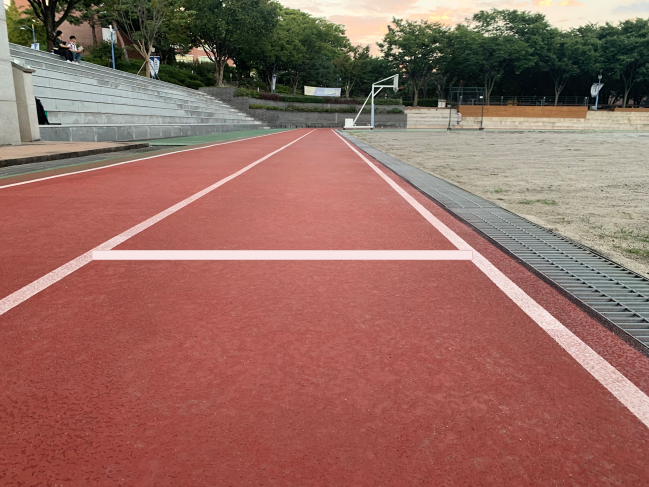
#> input picture image/stop_line_1.png, 1298 x 973 px (shown at 1/2 size)
$ python interestRegion.py
#> lines starting #> are read from the running program, lines starting #| are printed output that depends on the picture; after the words box and inside, x2 and y2 are one past the last pixel; in counts of white or black regions, pixels touching at a corner belong together
# [30 lines of commented-out code are left out]
import cv2
import numpy as np
import matplotlib.pyplot as plt

def canny(image):
    gray = cv2.cvtColor(image, cv2.COLOR_RGB2GRAY) # 3 Channel -> 1 Channel
    blur = cv2.GaussianBlur(gray, (5, 5), 0)
    canny = cv2.Canny(blur, 50, 200)
    return canny

image = cv2.imread('../image/stop_line_1.png', 1)
#> image is the input picture: shape (973, 1298, 3); mean B, G, R 96.9, 106.8, 149.8
image = cv2.resize(image, dsize=(640, 480), interpolation=cv2.INTER_AREA)
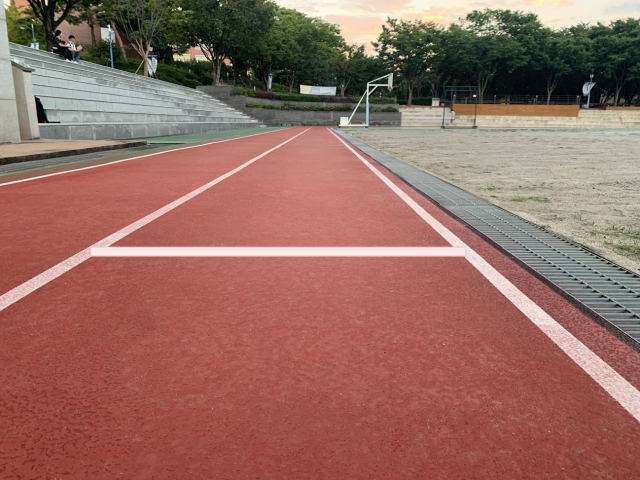
#> image: shape (480, 640, 3); mean B, G, R 96.9, 106.8, 149.8

lane_image = np.copy(image)
canny = canny(lane_image)
#> in canny, `gray = cv2.cvtColor(image, cv2.COLOR_RGB2GRAY)`:
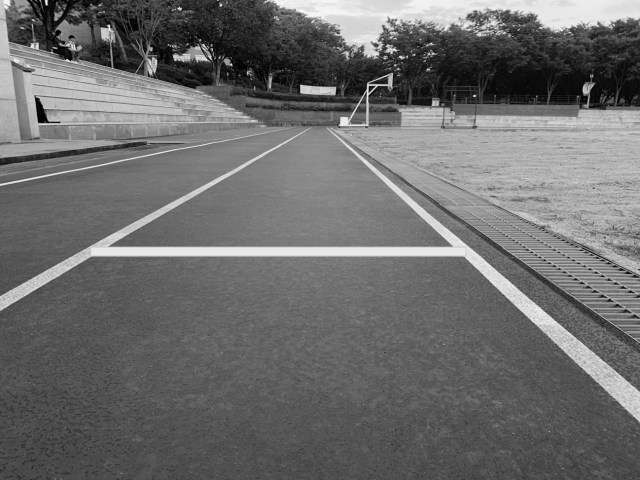
#> gray: shape (480, 640); min 0, max 247, mean 108.7
#> in canny, `canny = cv2.Canny(blur, 50, 200)`:
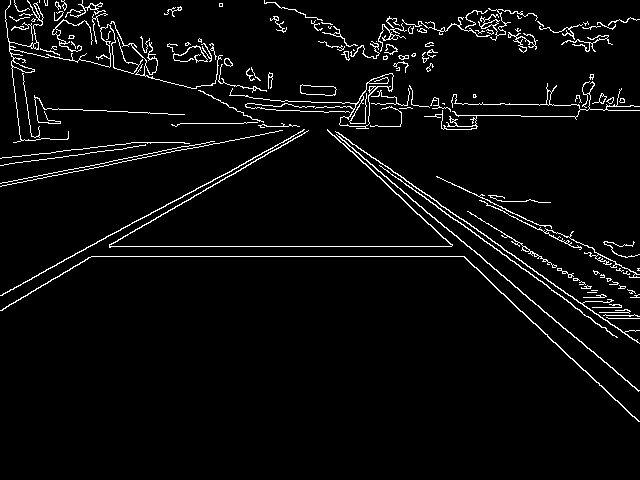
#> canny: shape (480, 640); 4.1% white in thin lines or dots, all inside (x1, y1, x2, y2) = (0, 0, 640, 422)

plt.imshow(canny)
plt.show()

$ run again, with image/stop_line_2.png copied over image/stop_line_1.png
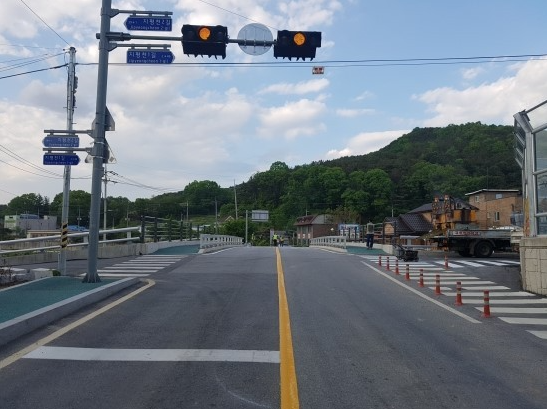
#> input picture image/stop_line_2.png, 547 x 409 px
#> image is the input picture: shape (409, 547, 3); mean B, G, R 130.9, 121.6, 113
#> image: shape (480, 640, 3)
#> in canny, `gray = cv2.cvtColor(image, cv2.COLOR_RGB2GRAY)`:
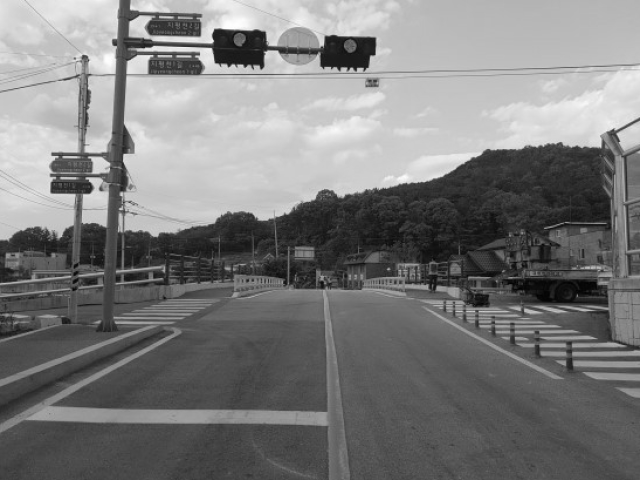
#> gray: shape (480, 640); min 1, max 254, mean 123.3
#> in canny, `canny = cv2.Canny(blur, 50, 200)`:
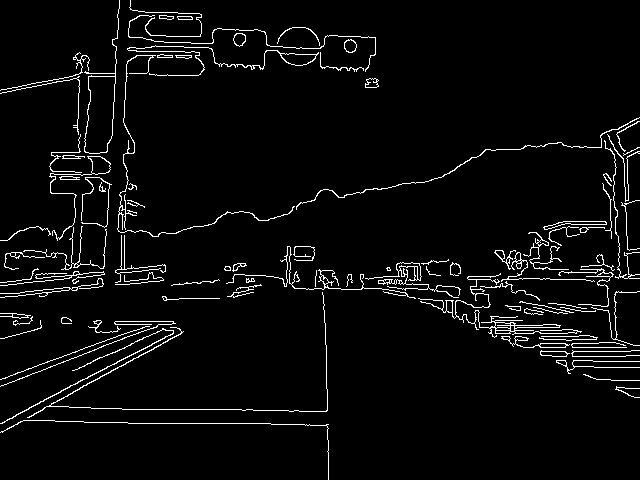
#> canny: shape (480, 640); 4.1% white in thin lines or dots

$ run again, with image/stop_line_3.png copied over image/stop_line_1.png
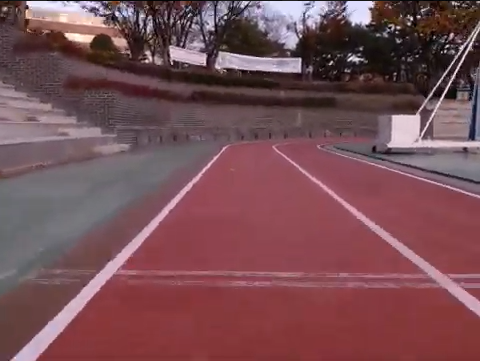
#> input picture image/stop_line_3.png, 480 x 361 px
#> image is the input picture: shape (361, 480, 3); mean B, G, R 85, 78.6, 119.5
#> image: shape (480, 640, 3)
#> in canny, `gray = cv2.cvtColor(image, cv2.COLOR_RGB2GRAY)`:
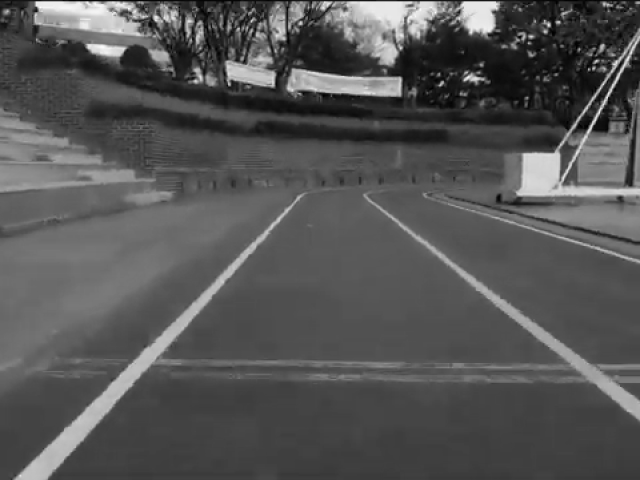
#> gray: shape (480, 640); min 0, max 255, mean 85.1
#> in canny, `canny = cv2.Canny(blur, 50, 200)`:
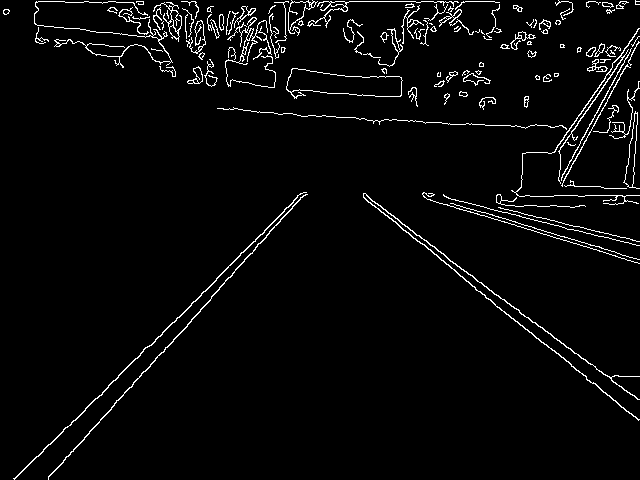
#> canny: shape (480, 640); 3.4% white in thin lines or dots
